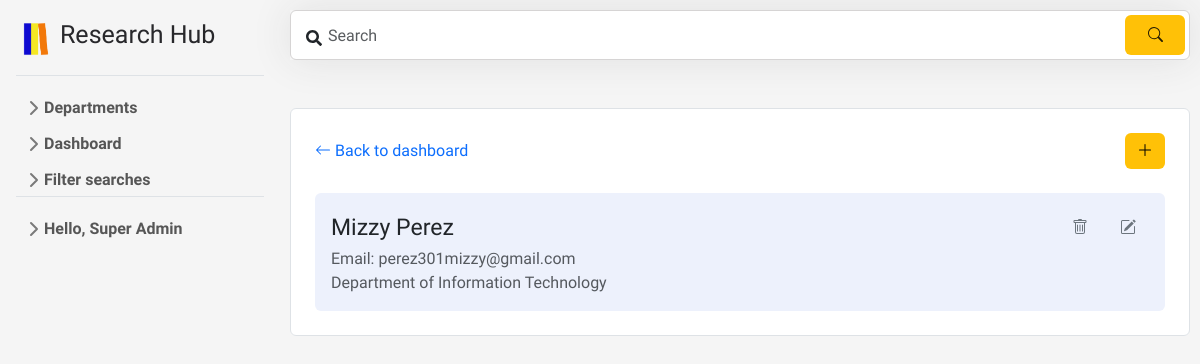
/f/supadmin/mAdvisers.php (signed in), run on an earlier commit of the app's database.
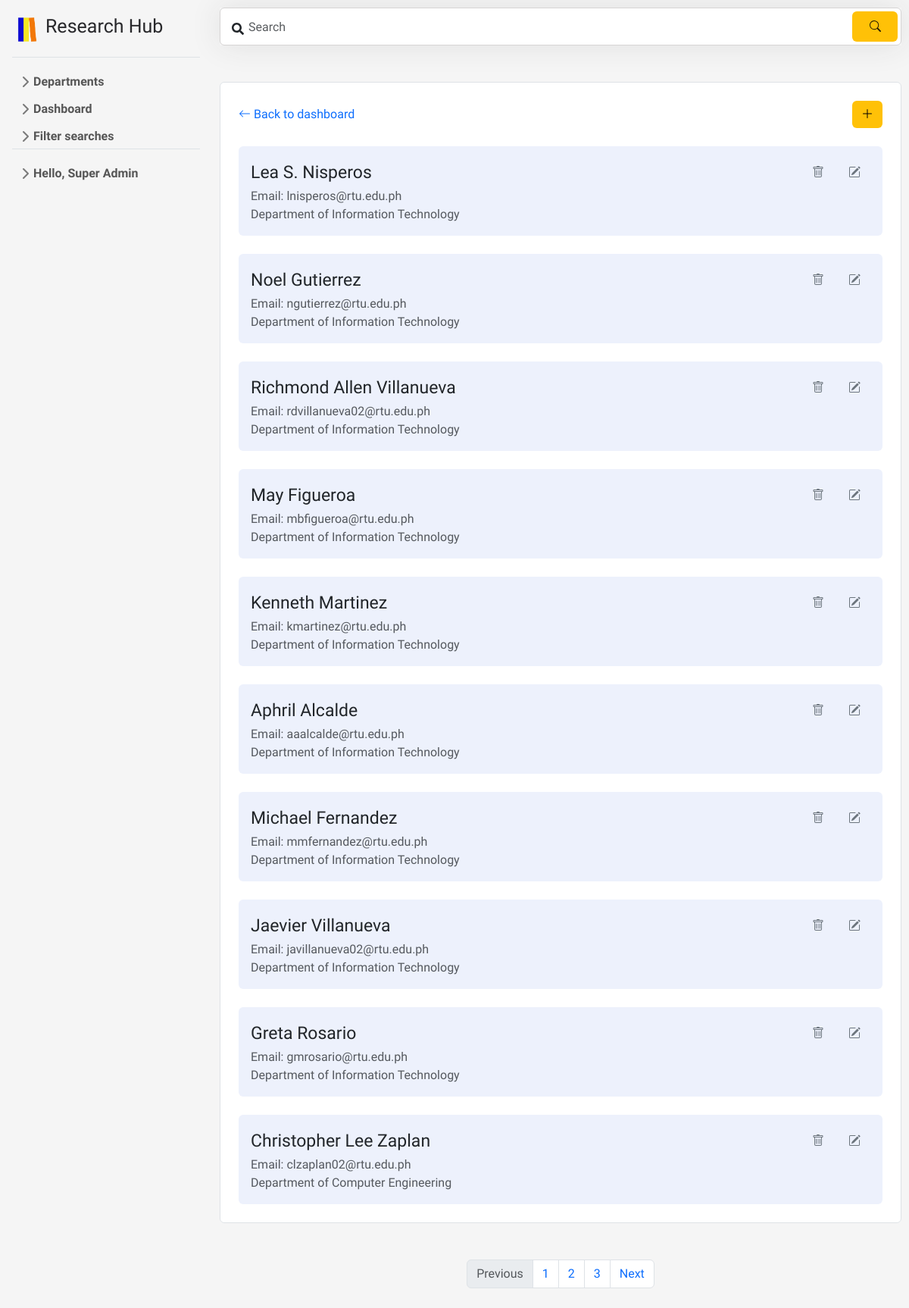
And on a later commit of the database.
### tables this page shows
CREATE TABLE `advisers` (
  `id` int(11) NOT NULL,
  `name` varchar(30) NOT NULL,
  `email` varchar(60) NOT NULL,
  `dept` varchar(30) NOT NULL
);

### f/supadmin/mAdvisers.php (the view, shortened to what the changed rows need)
<?php
include '../includes/header.php';
include '../includes/sidebarSupadmin.php';
echo "<link rel='stylesheet' type='text/css' href='../css/aDashStyle.css'>";
echo "<link rel='stylesheet' type='text/css' href='../css/scrollbar.css'>";
echo "<link rel='stylesheet' type='text/css' href='../css/mAdvisers.css'>";
$advisersPerPage = 10;
try {
    if (isset($_GET['search'])) {
        $search = $_GET['search'];
        $stmt = $pdo->prepare("SELECT * FROM `advisers` WHERE name LIKE :search");
        $stmt->bindValue(':search', "%$search%");
    } else {
        $stmt = $pdo->prepare("SELECT * FROM `advisers`");
    }
    $stmt->execute();
    $advisers = $stmt->fetchAll(PDO::FETCH_ASSOC);
} catch (PDOException $e) {
    $errMsg = "Error fetching advisers: " . $e->getMessage();
}
$currentPage = isset($_GET['page']) ? $_GET['page'] : 1;
$offset = ($currentPage - 1) * $advisersPerPage;
try {
    if (isset($_GET['search'])) {
        $search = $_GET['search'];
        $stmt = $pdo->prepare("SELECT * FROM `advisers` WHERE name LIKE :search LIMIT :offset, :perPage");
        $stmt->bindValue(':search', "%$search%");
    } else {
        $stmt = $pdo->prepare("SELECT * FROM `advisers` LIMIT :offset, :perPage");
    }
    $stmt->bindValue(':offset', $offset, PDO::PARAM_INT);
    $stmt->bindValue(':perPage', $advisersPerPage, PDO::PARAM_INT);
    $stmt->execute();
    $advisers = $stmt->fetchAll(PDO::FETCH_ASSOC);
} catch (PDOException $e) {
    $errMsg = "Error fetching advisers: " . $e->getMessage();
}
?>
<div id="content">
    <ul class="list-group mt-5 mb-5">
        <li class="list-group-item p-4">
            <?php foreach ($advisers as $adviser): ?>
                <ul style="list-style-type: none;" class="p-3 rounded ulInside mt-4">
                    <li class="list-group-item-title d-flex">
                        <a href="" class=" text-decoration-none text-dark" style="pointer-events: none;"><?php echo $adviser['name']; ?></a>
                        <div class="ml-auto">
                            <form action="" method="post">
                                <button type="button" name="delete" class="btn btn-link text-secondary" data-bs-toggle="modal" data-bs-target="#delete_<?php echo $adviser['id']; ?>">
                                </button>
                                <button type="button" class="btn btn-link text-secondary" data-bs-toggle="modal" data-bs-target="#editModal_<?php echo $adviser['id']; ?>">
                                </button>
                            </form>
                        </div>
                    </li>
                    <li class="text-muted">Email: <?php echo $adviser['email']; ?></li>
                    <li class="text-muted">Department of <?php echo $adviser['dept']; ?> </li>
                </ul>
            <?php endforeach; ?>
       </li>
    </ul>
    <?php
    if (count($advisers) >= 5) {
        echo '
            <nav aria-label="Page navigation example">
                <ul class="pagination justify-content-center">
                    <li class="page-item disabled">
                        <a class="page-link">Previous</a>
                    </li>
                    <li class="page-item"><a class="page-link" href="#">1</a></li>
                    <li class="page-item"><a class="page-link" href="#">2</a></li>
                    <li class="page-item"><a class="page-link" href="#">3</a></li>
                    <li class="page-item">
                    <a class="page-link" href="#">Next</a>
                    </li>
                </ul>
            </nav>
            ';
        }
    ?>
</div>

What changed in the data, as far as the page shows it:
removed advisers: name "Mizzy Perez", email "perez301mizzy@gmail.com", dept "Information Technology"
added advisers: name "Lea S. Nisperos", email "lnisperos@rtu.edu.ph", dept "Information Technology"
added advisers: name "Noel Gutierrez", email "ngutierrez@rtu.edu.ph", dept "Information Technology"
added advisers: name "Richmond Allen Villanueva", email "rdvillanueva02@rtu.edu.ph", dept "Information Technology"
added advisers: name "May Figueroa", email "mbfigueroa@rtu.edu.ph", dept "Information Technology"
added advisers: name "Kenneth Martinez", email "kmartinez@rtu.edu.ph", dept "Information Technology"
added advisers: name "Aphril Alcalde", email "aaalcalde@rtu.edu.ph", dept "Information Technology"
added advisers: name "Michael Fernandez", email "mmfernandez@rtu.edu.ph", dept "Information Technology"
added advisers: name "Jaevier Villanueva", email "javillanueva02@rtu.edu.ph", dept "Information Technology"
added advisers: name "Greta Rosario", email "gmrosario@rtu.edu.ph", dept "Information Technology"
added advisers: name "Christopher Lee Zaplan", email "clzaplan02@rtu.edu.ph", dept "Computer Engineering"
Also different on the page:
text now shown: "Previous 1 2 3 Next"
